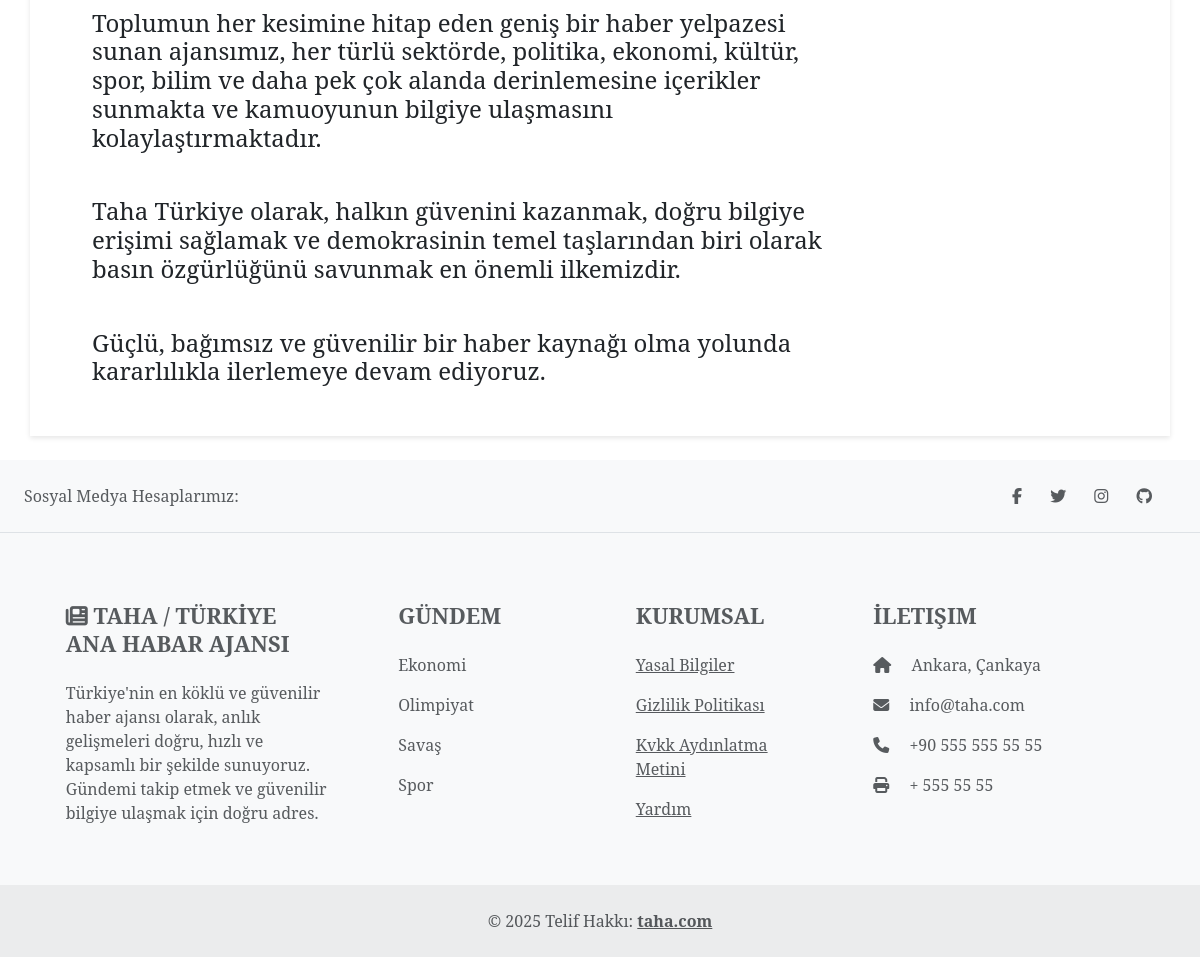
The app's page /about (lower part), older data.
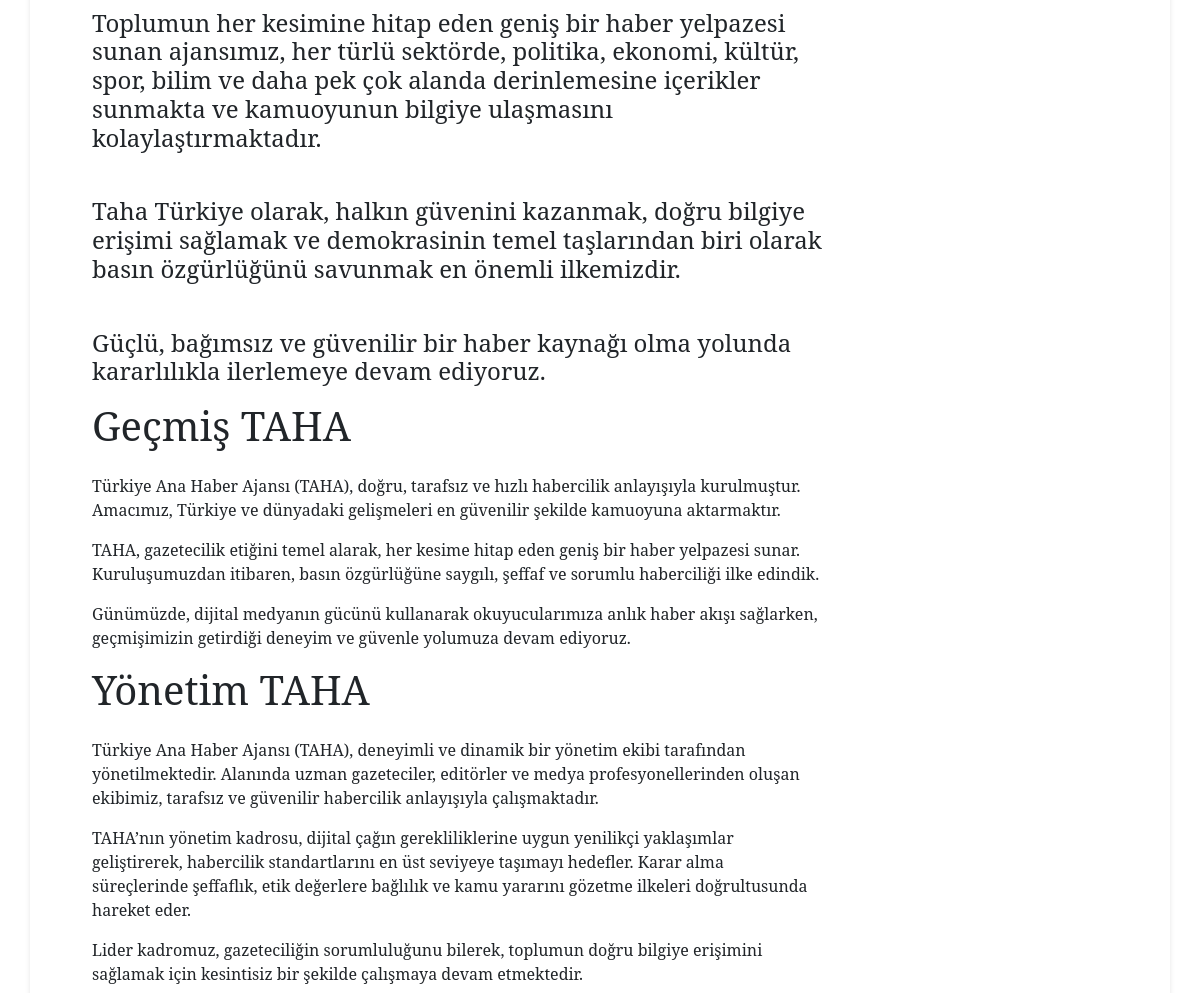
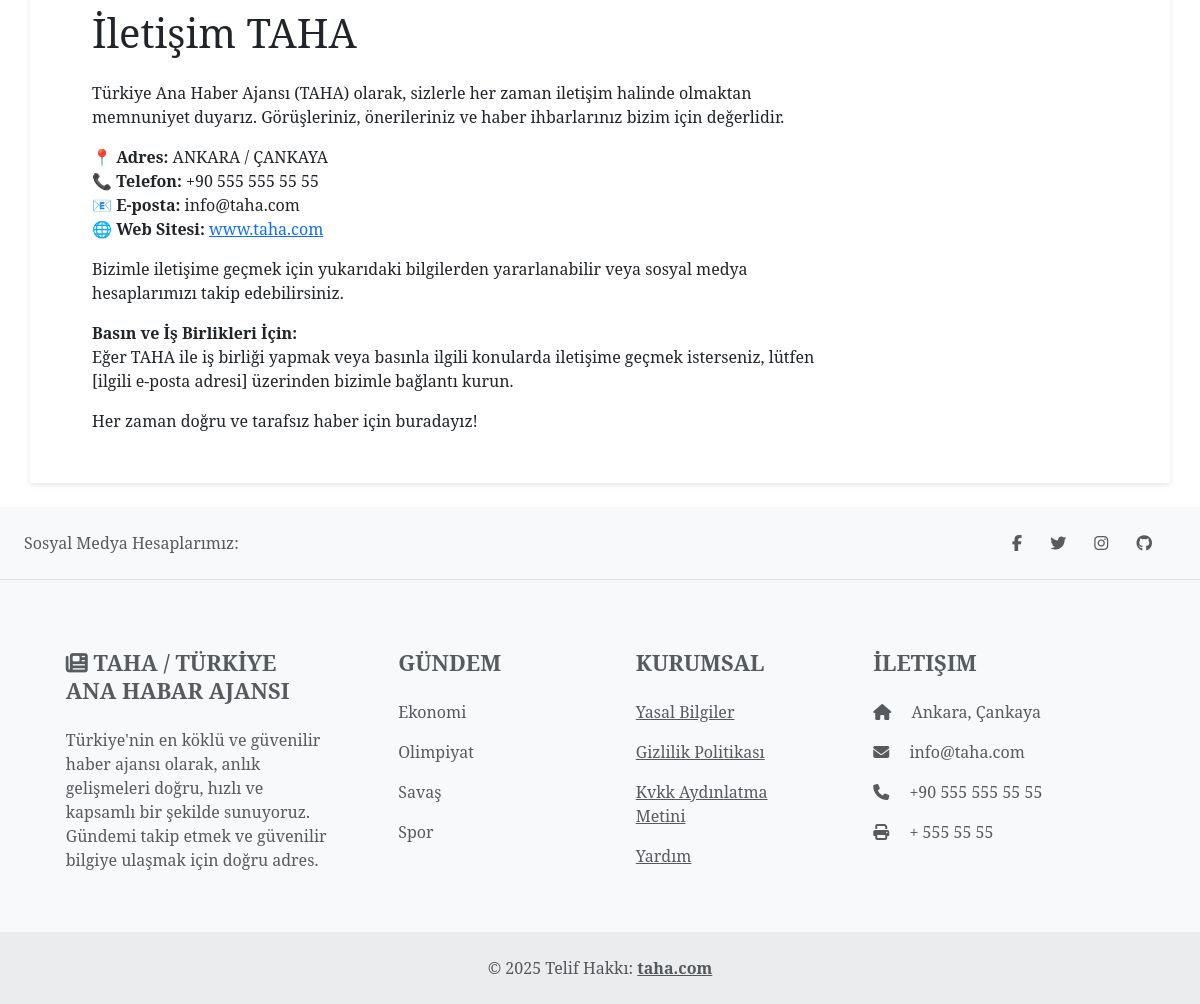
The same page, newer data (2 pictures, top to bottom).
### taha/models.py (models this page shows, shortened)
class AboutContent(models.Model):
    title = models.CharField(max_length=200)
    image = models.ImageField(upload_to='about_images/')
    description = RichTextField()
    category = models.ForeignKey('Category', related_name="contents", on_delete=models.CASCADE, null=True, blank=True)
    slug = models.SlugField(null=False, blank=True, unique=True, db_index=True, editable=False)

### taha/views.py (the view)
# urls.py: path('about',views.about, name="about"),
def about(request, category_id=None):
    if category_id:
        about_content = AboutContent.objects.filter(category_id=category_id)
    else:
        about_content = AboutContent.objects.all()
    categories = Category.objects.all()
    return render(
        request,
        "about.html",
        {
            "about_content": about_content,
            "categories": categories,
            "category_id": category_id,
        },
    )

### taha/templates/about.html (shortened to what this page needs)
{% extends "base.html" %} {% load static %} {% block title %}Hakkımızda - Taha{% endblock %} {% block content %}
<div class="container container-contact">
	<div class="row mb-4">
		<div class="col-12 col-md-9" style="height: auto">
			<div class="container-content">
                {% for content in about_content %}
                <h1 class="mb-4">{{ content.title }}</h1>
                <p class="h4 mb-4">{{ content.description|safe }}</p>
                {% endfor %}
            </div>
		</div>
		{% include 'partials/_list.html' %}
	</div>
</div>
{% endblock %}

### taha/templates/base.html (shortened to what this page needs)
<!DOCTYPE html>
<html lang="en">
	<head>
		{% load static %}
		<link href="https://cdn.jsdelivr.net/npm/bootstrap@5.3.3/dist/css/bootstrap.min.css" rel="stylesheet" />
		<link rel="stylesheet" href="{% static 'css/style.css' %}" />
		<link rel="stylesheet" href="{% static 'css/contactstyle.css' %}" />
		<link rel="stylesheet" href="{% static 'account/css/style.css' %}">
		<link rel="stylesheet" href="https://cdnjs.cloudflare.com/ajax/libs/font-awesome/6.7.2/css/all.min.css" />
	</head>
	<body>
		{% block content %}{% endblock %}
		{% include 'partials/_footer.html' %}
	</body>
</html>

### taha/templates/partials/_list.html (shortened to what this page needs)
<div class="col-12 col-md-3" style="height: auto">
</div>

### taha/templates/partials/_footer.html
<footer class="text-center text-lg-start bg-body-tertiary text-muted">
	<section class="d-flex justify-content-center justify-content-lg-between p-4 border-bottom">
		<div class="me-5 d-none d-lg-block">
			<span>Sosyal Medya Hesaplarımız:</span>
		</div>
		<div class="media-icons">
			<a href="" class="me-4 text-reset">
				<i class="fab fa-facebook-f"></i>
			</a>
			<a href="" class="me-4 text-reset">
				<i class="fab fa-twitter"></i>
			</a>
			<a href="" class="me-4 text-reset">
				<i class="fab fa-instagram"></i>
			</a>
			<a href="" class="me-4 text-reset">
				<i class="fab fa-github"></i>
			</a>
		</div>
	</section>
	<section class="">
		<div class="container text-center text-md-start mt-5">
			<div class="row mt-3">
				<div class="col-md-3 col-lg-4 col-xl-3 mx-auto mb-4">
					<h6 class="text-uppercase fw-bold mb-4">
						<i class="fa-solid fa-newspaper"></i>
						TAHA / TÜRKİYE ANA HABAR AJANSI
					</h6>
					<p>Türkiye'nin en köklü ve güvenilir haber ajansı olarak, anlık gelişmeleri doğru, hızlı ve kapsamlı bir şekilde sunuyoruz. Gündemi takip etmek ve güvenilir bilgiye ulaşmak için doğru adres.</p>
				</div>
				<div class="col-md-2 col-lg-2 col-xl-2 mx-auto mb-4 gundem">
					<h6 class="text-uppercase fw-bold mb-4">GÜNDEM</h6>
					<p>
						<a href="#!" class="text-reset">Ekonomi</a>
					</p>
					<p>
						<a href="#!" class="text-reset">Olimpiyat</a>
					</p>
					<p>
						<a href="#!" class="text-reset">Savaş</a>
					</p>
					<p>
						<a href="#!" class="text-reset">Spor</a>
					</p>
				</div>
				<div class="col-md-3 col-lg-2 col-xl-2 mx-auto mb-4">
					<h6 class="text-uppercase fw-bold mb-4">KURUMSAL</h6>
					<p>
						<a href="#!" class="text-reset">Yasal Bilgiler</a>
					</p>
					<p>
						<a href="#!" class="text-reset">Gizlilik Politikası</a>
					</p>
					<p>
						<a href="#!" class="text-reset">Kvkk Aydınlatma Metini</a>
					</p>
					<p>
						<a href="#!" class="text-reset">Yardım</a>
					</p>
				</div>
				<div class="col-md-4 col-lg-3 col-xl-3 mx-auto mb-md-0 mb-4">
					<h6 class="text-uppercase fw-bold mb-4">İletişim</h6>
					<p>
						<i class="fas fa-home me-3"></i>
						Ankara, Çankaya
					</p>
					<p>
						<i class="fas fa-envelope me-3"></i>
						info@taha.com
					</p>
					<p>
						<i class="fas fa-phone me-3"></i>
						+90 555 555 55 55
					</p>
					<p>
						<i class="fas fa-print me-3"></i>
						+ 555 55 55
					</p>
				</div>
			</div>
		</div>
	</section>
	<div class="text-center p-4" style="background-color: rgba(0, 0, 0, 0.05)">
		© 2025 Telif Hakkı:
		<a class="text-reset fw-bold" href="https://mdbootstrap.com/">taha.com</a>
	</div>
</footer>

### taha/static/css/style.css (style rules this page uses)
body { font-family: 'Noto Serif', serif; }
.row { margin-bottom: 20px; }
p, h1, h2, h3, h4, h5, h6 { font-family: 'Noto Serif', serif; }
.media-icons a { text-decoration: none; }
.gundem a { text-decoration: none; }
.news-content-container p, h6 { font-size: 22px; margin: 20px auto; line-height: 28px; }

### taha/static/css/contactstyle.css (style rules this page uses)
.container-content { margin: 50px; }
.container-contact { box-shadow: 0px 2px 5px rgba(0, 0, 0, 0.1); }

### account/static/account/css/style.css (style rules this page uses)
body { font-family: 'Noto Serif', serif; }
h4, h5 { font-weight: 56rem; }
h1 { font-weight: 43rem; }

Row changes from the older to the newer data that the page shows:
added AboutContent: title "Geçmiş TAHA", description "Türkiye Ana Haber Ajansı (TAHA), doğru, tarafsız ve hızlı habercilik anlayışıyla kurulmuştur. Amacımız, Türkiye ve dünyadaki gelişmeleri en güvenilir şekilde kamuoyuna aktarmaktır. TAHA, gazetecilik etiğini temel alarak, her kesime hitap eden geniş bir haber yelpazesi sunar. Kuruluşumuzdan itibaren, basın özgürlüğüne saygılı, şeffaf ve sorumlu haberciliği ilke edindik. Günümüzde, dijital medyanın gücünü kullanarak okuyucularımıza anlık haber akışı sağlarken, geçmişimizin getirdiği deneyim ve güvenle yolumuza devam ediyoruz."
added AboutContent: title "Yönetim TAHA", description "Türkiye Ana Haber Ajansı (TAHA), deneyimli ve dinamik bir yönetim ekibi tarafından yönetilmektedir. Alanında uzman gazeteciler, editörler ve medya profesyonellerinden oluşan ekibimiz, tarafsız ve güvenilir habercilik anlayışıyla çalışmaktadır. TAHA’nın yönetim kadrosu, dijital çağın gerekliliklerine uygun yenilikçi yaklaşımlar geliştirerek, habercilik standartlarını en üst seviyeye taşımayı hedefler. Karar alma süreçlerinde şeffaflık, etik değerlere bağlılık ve kamu yararını gözetme ilkeleri doğrultusunda hareket eder. Lider kadromuz, gazeteciliğin sorumluluğunu bilerek, toplumun doğru bilgiye erişimini sağlamak için kesintisiz bir şekilde çalışmaya devam etmektedir."
added AboutContent: title "İletişim TAHA", description "Türkiye Ana Haber Ajansı (TAHA) olarak, sizlerle her zaman iletişim halinde olmaktan memnuniyet duyarız. Görüşleriniz, önerileriniz ve haber ihbarlarınız bizim için değerlidir. 📍 Adres: ANKARA / ÇANKAYA 📞 Telefon: +90 555 555 55 55 📧 E-posta: info@taha.com 🌐 Web Sitesi: www.taha.com Bizimle iletişime geçmek için yukarıdaki bilgilerden yararlanabilir veya sosyal medya hesaplarımızı takip edebilirsiniz. Basın ve İş Birlikleri İçin: Eğer TAHA ile iş birliği yapmak veya basınla ilgili konularda iletişime geçmek isterseniz, lütfen [ilgili e-posta adresi] üzerinden bizimle bağlantı kurun. Her zaman doğru ve tarafsız haber için buradayız!"
